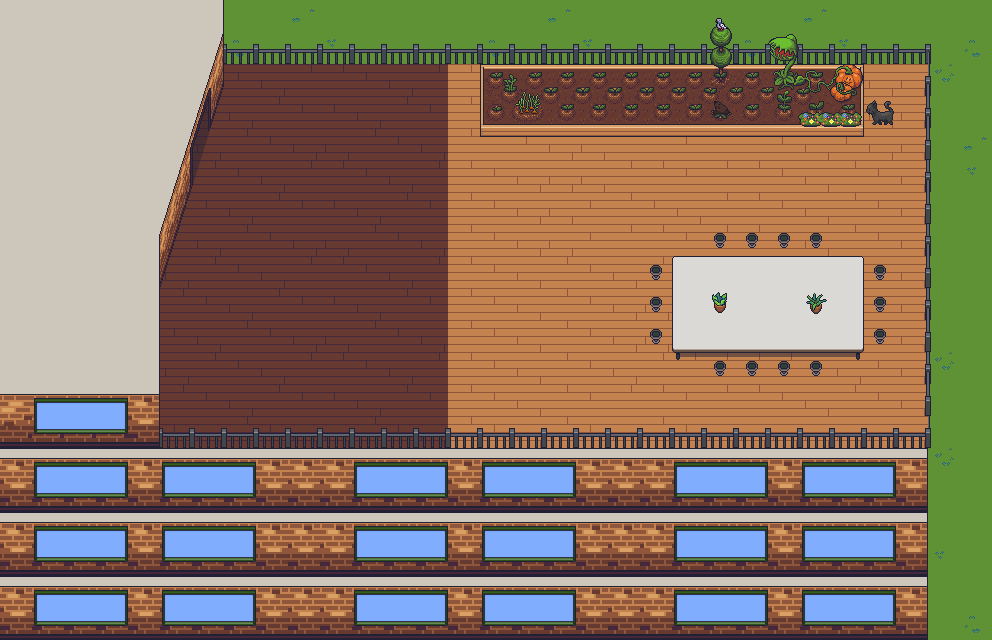

Below is a game level as drawn by its tile map, then a one-line description and the .tmx that defines it (tile-layer data replaced by summaries):
An orthogonal 31x20 tile map with 32x32 px tiles, 6 tile layers (Background, Walls, Floor, Object, ...), 4 tilesets.

<map version="1.8" tiledversion="1.8.1" orientation="orthogonal" renderorder="right-down" width="31" height="20" tilewidth="32" tileheight="32" infinite="0" nextlayerid="7" nextobjectid="1">
 <tileset firstgid="1" source="../tilesets/floors.tsx" />
 <tileset firstgid="2501" source="../tilesets/walls.tsx" />
 <tileset firstgid="4251" source="../tilesets/gather_walls.tsx" />
 <tileset firstgid="6001" source="../tilesets/Objects.tsx" />
 <layer id="2" name="Background" width="31" height="20">
  <data>[620 cells, 96 non-empty, 8 distinct tile ids]</data>
 </layer>
 <layer id="1" name="Walls" width="31" height="20">
  <data>[620 cells, 620 non-empty, 37 distinct tile ids]</data>
 </layer>
 <layer id="3" name="Floor" width="31" height="20">
  <data>[620 cells, 358 non-empty, 17 distinct tile ids]</data>
 </layer>
 <layer id="4" name="Object" width="31" height="20">
  <data>[620 cells, 127 non-empty, 30 distinct tile ids]</data>
 </layer>
 <layer id="5" name="Walls over" width="31" height="20">
  <data>[620 cells, 217 non-empty, 52 distinct tile ids]</data>
 </layer>
 <layer id="6" name="Objects over" width="31" height="20">
  <data>[620 cells, 12 non-empty, 9 distinct tile ids]</data>
 </layer>
</map>